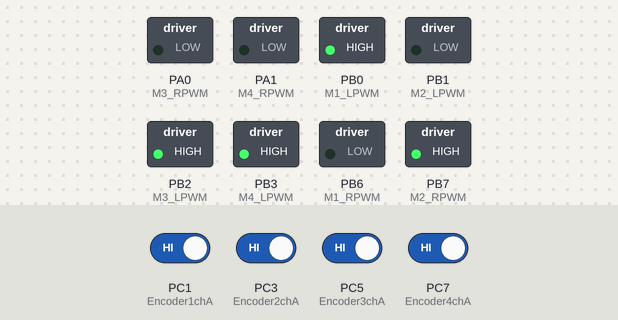
The sketch below on a simulated STM32 Blue Pill. Shown: switched loads named in the sketch (green lamp = pin HIGH). Inputs (shaded band) come from the test bench; at power-on: PC1 (Encoder1chA), PC3 (Encoder2chA), PC5 (Encoder3chA), PC7 (Encoder4chA) HIGH. What the sketch prints to the serial monitor is not drawn.

Above: at 0.1 s.
Timing chart, 0 to 1.6 s (numbered marks = the images above):
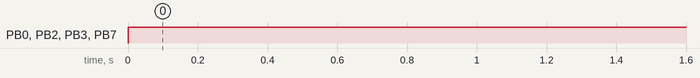

The sketch:

STMTRIALI2C.ino
```cpp
#include <Wire.h>

// Motor and Encoder pin definitions
#define Encoder1chA PC1
#define Encoder1chB PC2
#define Encoder2chA PC3
#define Encoder2chB PC4
#define Encoder3chA PC5
#define Encoder3chB PC6
#define Encoder4chA PC7
#define Encoder4chB PC8
//#define M1_L_EN 7
//#define M1_R_EN 6
//#define M2_L_EN 9U
//#define M2_R_EN 8
//#define M3_L_EN 10
//#define M3_R_EN 11
//#define M4_L_EN 4
//#define M4_R_EN 1m

#define M1_LPWM PB0
#define M2_LPWM PB1
#define M3_LPWM PB2
#define M4_LPWM PB3
#define M1_RPWM PB6
#define M2_RPWM PB7
#define M3_RPWM PA0
#define M4_RPWM PA1

int pre_pos1=0;
int diff_pos1=0;
float distance_1=0;
int pwr1;
int pwr2;
int pwr3;
int pwr4;

int encoderticks1 = 0;
int encoderticks2 = 0;
int encoderticks3 = 0;
int encoderticks4 = 0;

float eintegral1 = 0;
float eintegral2 = 0;
float eintegral3 = 0;
float eintegral4 = 0;
unsigned long previousmillis = 0;
int interval = 1000;
float eprev1 = 0;
float eprev2 = 0;
float eprev3 = 0;
float eprev4 = 0;
int s = 0;
float kp1 = 0.1;
float kd1 = 0.01;
float ki1 = 0.1;

float kp2 = 0.1;
float kd2 = 0.01;
float ki2 = 0.1;

float kp3 = 0.1;
float kd3 = 0.01;
float ki3 = 0.1;

float kp4 = 0.1;
float kd4 = 0.01;
float ki4 = 0.1;

float receivedAngleZ = 0.0;

void setup(){
  Serial.begin(115200);
  Wire.begin(0x08); // Join I2C bus as slave with address 0x08
  Wire.onReceive(receiveEvent); // Register event

  pinMode(Encoder1chA, INPUT_PULLUP);
  pinMode(Encoder1chB, INPUT_PULLUP);
  pinMode(Encoder2chA, INPUT_PULLUP);
  pinMode(Encoder2chB, INPUT_PULLUP);
  pinMode(Encoder3chA, INPUT_PULLUP);
  pinMode(Encoder3chB, INPUT_PULLUP);
  pinMode(Encoder4chA, INPUT_PULLUP);
  pinMode(Encoder4chB, INPUT_PULLUP);
  attachInterrupt(digitalPinToInterrupt(Encoder1chA), encoder1, RISING);
  attachInterrupt(digitalPinToInterrupt(Encoder2chA), encoder2, RISING);
  attachInterrupt(digitalPinToInterrupt(Encoder3chA), encoder3, RISING);
  attachInterrupt(digitalPinToInterrupt(Encoder4chA), encoder4, RISING);

//  pinMode(M1_R_EN, OUTPUT);
//  pinMode(M1_L_EN, OUTPUT);
//  pinMode(M2_R_EN, OUTPUT);
//  pinMode(M2_L_EN, OUTPUT);
//  pinMode(M3_R_EN, OUTPUT);
//  pinMode(M3_L_EN, OUTPUT);
//  pinMode(M4_R_EN, OUTPUT);
//  pinMode(M4_L_EN, OUTPUT);

  pinMode(M1_RPWM, OUTPUT);
  pinMode(M2_RPWM, OUTPUT);
  pinMode(M3_RPWM, OUTPUT);
  pinMode(M4_RPWM, OUTPUT);

  pinMode(M1_LPWM, OUTPUT);
  pinMode(M2_LPWM, OUTPUT);
  pinMode(M3_LPWM, OUTPUT);
  pinMode(M4_LPWM, OUTPUT);

//  analogWrite(M1_R_EN, 0);
//  analogWrite(M1_L_EN, 0);
//  analogWrite(M2_R_EN, 0);
//  analogWrite(M2_L_EN, 0);
//  analogWrite(M3_R_EN, 0);
//  analogWrite(M3_L_EN, 0);
//  analogWrite(M4_R_EN, 0);
//  analogWrite(M4_L_EN, 0);
}

void loop() {
  float setrpm = 100;

  unsigned long currentmillis = millis();
  float deltaT = ((float)(currentmillis - previousmillis)) / 1000;
  if (currentmillis - previousmillis >= 1000) {
    int ticks1 = encoderticks1;
    encoderticks1 = 0;
    float rpm1 = ticks1 * 0.1875;
    float e1 = setrpm - rpm1;
    float dedt1 = (e1 - eprev1) / deltaT;
    eintegral1 = eintegral1 + e1 * deltaT;
    float u1 = kp1 * e1 + kd1 * dedt1 + ki1 * eintegral1;

    int ticks2 = encoderticks2;
    encoderticks2 = 0;
    float rpm2 = ticks2 * 0.1875;
    float e2 = setrpm - rpm2;
    float dedt2 = (e2 - eprev2) / deltaT;
    eintegral2 = eintegral2 + e2 * deltaT;
    float u2 = kp2 * e2 + kd2 * dedt2 + ki2 * eintegral2;

    int ticks3 = encoderticks3;
    encoderticks3 = 0;
    float rpm3 = ticks3 * 0.1875;
    float e3 = setrpm - rpm3;
    float dedt3 = (e3 - eprev3) / deltaT;
    eintegral3 = eintegral3 + e3 * deltaT;
    float u3 = kp3 * e3 + kd3 * dedt3 + ki3 * eintegral3;

    int ticks4 = encoderticks4;
    encoderticks4 = 0;
    float rpm4 = ticks4 * 0.1875;
    float e4 = setrpm - rpm4;
    float dedt4 = (e4 - eprev4) / deltaT;
    eintegral4 = eintegral4 + e4 * deltaT;
    float u4 = kp4 * e4 + kd4 * dedt4 + ki4 * eintegral4;

    pwr1 = u1 + 0.5;
    pwr2 = u2 + 0.5;
    pwr3 = u3 + 0.5;
    pwr4 = u4 + 0.5;
//if(distance_1<4&&-1>receivedAngleZ>1){
//
//  forward();
//}
//else if(distance_1<4&&-1>receivedAngleZ){
//  Serial.print("debug>>>>>>>")
//  lang();
//  }
//  else if(distance_1<4&&1<receivedAngleZ){
//  rang();
//  }else{
//    Stop();
//  }
//    analogWrite(M1_R_EN, 255);
//    analogWrite(M1_L_EN, pwr1);
//    digitalWrite(M1_RPWM, LOW);
//    digitalWrite(M1_LPWM, HIGH);
//
//    analogWrite(M2_R_EN, pwr2);
//    analogWrite(M2_L_EN, 255);
//    digitalWrite(M2_RPWM, HIGH);
//    digitalWrite(M2_LPWM, LOW);
//
//    analogWrite(M3_R_EN, 255);
//    analogWrite(M3_L_EN, pwr3);
//    digitalWrite(M3_RPWM, LOW);
//    digitalWrite(M3_LPWM, HIGH);
//
//    analogWrite(M4_L_EN, pwr4);
//    analogWrite(M4_R_EN, 255);
//    digitalWrite(M4_LPWM, HIGH);
//    digitalWrite(M4_RPWM, LOW);

    Serial.print("   setpoint ");
    Serial.print(setrpm);
    Serial.print("   motor1: ");
    Serial.print(rpm1);
    Serial.print(", ");
    Serial.print("motor2: ");
    Serial.print(rpm2);
    Serial.print(", ");
    Serial.print("motor3: ");
    Serial.print(rpm3);
    Serial.print(", ");
    Serial.print("motor4: ");
    Serial.println(rpm4);

    eprev1 = e1;
    eprev2 = e2;
    eprev3 = e3;
    eprev4 = e4;
    previousmillis = currentmillis;
  }
  Serial.print(distance_1);
  if(distance_1<4&&receivedAngleZ>-1&&receivedAngleZ<1){

  forward();
}

else if(distance_1<4&&-1>receivedAngleZ){
  Serial.print("debug>>>>>>>");
  lang();
  }
  else if(distance_1<4&&1<receivedAngleZ){
  rang();
  }else{
    Stop();
  }
  // Print received angleZ value
  Serial.print("Received angleZ: ");
  Serial.println(receivedAngleZ);
}

void receiveEvent(int howMany) {
  if(howMany == sizeof(receivedAngleZ)) {
    Wire.readBytes((char*)&receivedAngleZ, sizeof(receivedAngleZ));
  }
}

void encoder1() {

      pre_pos1=encoderticks1;
   encoderticks1++;
    diff_pos1=(encoderticks1-pre_pos1);

  distance_1= (distance_1+(diff_pos1 / 820.0));
}

void encoder2() {
  encoderticks2++;
}

void encoder3() {
  encoderticks3++;
}

void encoder4(){
  encoderticks4++;
}
void forward(){
  Serial.print("forward");
//    analogWrite(M1_R_EN, 255);
//    analogWrite(M1_L_EN, pwr1);
    digitalWrite(M1_RPWM, LOW);
    digitalWrite(M1_LPWM, HIGH);

//    analogWrite(M2_R_EN, pwr2);
//    analogWrite(M2_L_EN, 255);
    digitalWrite(M2_RPWM, HIGH);
    digitalWrite(M2_LPWM, LOW);

//    analogWrite(M3_R_EN, 255);
//    analogWrite(M3_L_EN, pwr3);
    digitalWrite(M3_RPWM, LOW);
    digitalWrite(M3_LPWM, HIGH);

//    analogWrite(M4_L_EN, pwr4);
//    analogWrite(M4_R_EN, 255);
    digitalWrite(M4_LPWM, HIGH);
    digitalWrite(M4_RPWM, LOW);
}
void rang(){
  Serial.print("rang");
//    analogWrite(M1_R_EN, pwr1);
//    analogWrite(M1_L_EN, 255);
    digitalWrite(M1_RPWM, HIGH);
    digitalWrite(M1_LPWM, LOW);

//    analogWrite(M2_R_EN, pwr2);
//    analogWrite(M2_L_EN, 255);
    digitalWrite(M2_RPWM, HIGH);
    digitalWrite(M2_LPWM, LOW);

//    analogWrite(M3_R_EN, 255);
//    analogWrite(M3_L_EN, pwr3);
    digitalWrite(M3_RPWM, LOW);
    digitalWrite(M3_LPWM, HIGH);

//    analogWrite(M4_L_EN, 255);
//    analogWrite(M4_R_EN, pwr4);
    digitalWrite(M4_LPWM, LOW);
    digitalWrite(M4_RPWM, HIGH);
}
void lang(){
  Serial.print("lang");
//    analogWrite(M1_R_EN, 255);
//    analogWrite(M1_L_EN, pwr1);
    digitalWrite(M1_RPWM, LOW);
    digitalWrite(M1_LPWM, HIGH);

//    analogWrite(M2_R_EN, 255);
//    analogWrite(M2_L_EN, pwr2);
    digitalWrite(M2_RPWM, LOW);
    digitalWrite(M2_LPWM, HIGH);

//    analogWrite(M3_R_EN, pwr3);
//    analogWrite(M3_L_EN, 255);
    digitalWrite(M3_RPWM, HIGH);
    digitalWrite(M3_LPWM, LOW);

//    analogWrite(M4_L_EN, pwr4);
//    analogWrite(M4_R_EN, 255);
    digitalWrite(M4_LPWM, HIGH);
    digitalWrite(M4_RPWM, LOW);
}
void Stop(){
  Serial.print("stop");
//    analogWrite(M1_R_EN, 255);
    digitalWrite(M1_RPWM, HIGH);
    digitalWrite(M1_LPWM, HIGH);

//    analogWrite(M2_R_EN, 255);
//    analogWrite(M2_L_EN, 255);
    digitalWrite(M2_RPWM, HIGH);
    digitalWrite(M2_LPWM, HIGH);

//    analogWrite(M3_R_EN, 255);
//    analogWrite(M3_L_EN, 255);
    digitalWrite(M3_RPWM, HIGH);
    digitalWrite(M3_LPWM, HIGH);

//    analogWrite(M4_L_EN, 255);
//    analogWrite(M4_R_EN, 255);
    digitalWrite(M4_LPWM, HIGH);
    digitalWrite(M4_RPWM, HIGH);
}
```

Measured:
- by itself, PB0 (M1_LPWM), PB2 (M3_LPWM), PB3 (M4_LPWM), PB7 (M2_RPWM): LOW → HIGH at 0.00 s
